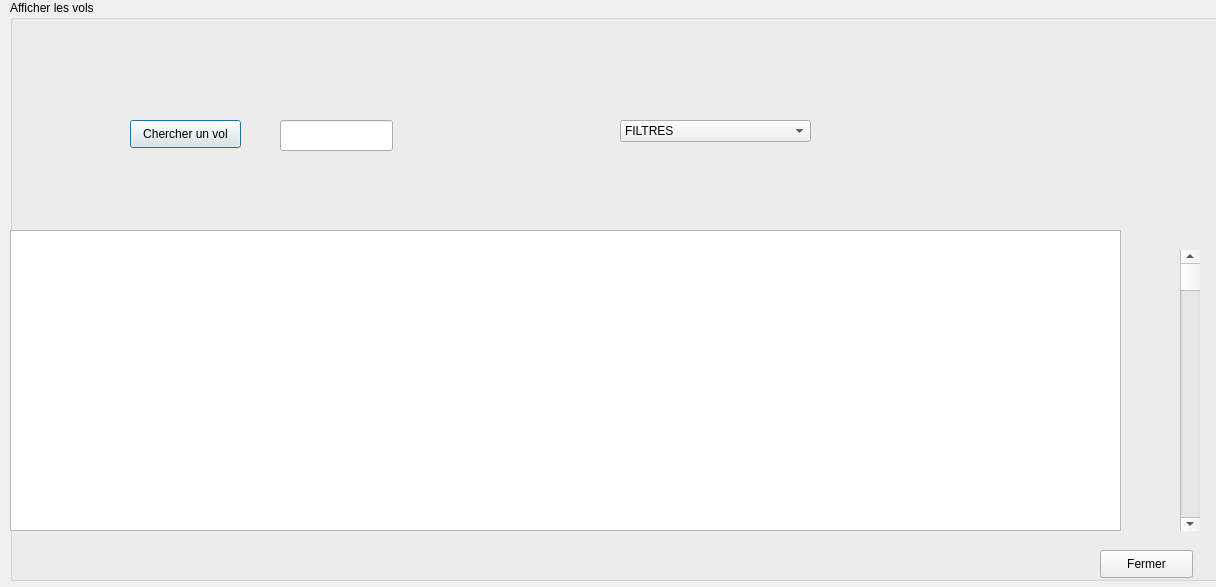
<?xml version="1.0" encoding="UTF-8"?>
<ui version="4.0">
 <class>afficher</class>
 <widget class="QDialog" name="afficher">
  <property name="geometry">
   <rect>
    <x>0</x>
    <y>0</y>
    <width>1216</width>
    <height>587</height>
   </rect>
  </property>
  <property name="windowTitle">
   <string>Dialog</string>
  </property>
  <widget class="QGroupBox" name="groupBox">
   <property name="geometry">
    <rect>
     <x>10</x>
     <y>0</y>
     <width>1211</width>
     <height>581</height>
    </rect>
   </property>
   <property name="title">
    <string>Afficher les vols</string>
   </property>
   <widget class="QLineEdit" name="valeur1">
    <property name="geometry">
     <rect>
      <x>270</x>
      <y>120</y>
      <width>113</width>
      <height>31</height>
     </rect>
    </property>
    <property name="inputMask">
     <string/>
    </property>
    <property name="maxLength">
     <number>32767</number>
    </property>
   </widget>
   <widget class="QPushButton" name="pushButton">
    <property name="geometry">
     <rect>
      <x>120</x>
      <y>120</y>
      <width>111</width>
      <height>28</height>
     </rect>
    </property>
    <property name="text">
     <string>Chercher un vol</string>
    </property>
   </widget>
   <widget class="QComboBox" name="comboBox">
    <property name="geometry">
     <rect>
      <x>610</x>
      <y>120</y>
      <width>191</width>
      <height>22</height>
     </rect>
    </property>
    <property name="layoutDirection">
     <enum>Qt::LeftToRight</enum>
    </property>
    <item>
     <property name="text">
      <string>FILTRES</string>
     </property>
    </item>
    <item>
     <property name="text">
      <string>DateDépart</string>
     </property>
    </item>
    <item>
     <property name="text">
      <string>DateArrivée</string>
     </property>
    </item>
    <item>
     <property name="text">
      <string>DestinationDépart</string>
     </property>
    </item>
    <item>
     <property name="text">
      <string>DestinationArrivée</string>
     </property>
    </item>
    <item>
     <property name="text">
      <string>Durée</string>
     </property>
    </item>
    <item>
     <property name="text">
      <string>Destination</string>
     </property>
    </item>
    <item>
     <property name="text">
      <string>Nombre passagers</string>
     </property>
    </item>
   </widget>
   <widget class="QScrollBar" name="verticalScrollBar">
    <property name="geometry">
     <rect>
      <x>1170</x>
      <y>250</y>
      <width>20</width>
      <height>281</height>
     </rect>
    </property>
    <property name="orientation">
     <enum>Qt::Vertical</enum>
    </property>
   </widget>
   <widget class="QPushButton" name="pushButton_2">
    <property name="geometry">
     <rect>
      <x>1090</x>
      <y>550</y>
      <width>93</width>
      <height>28</height>
     </rect>
    </property>
    <property name="text">
     <string>Fermer</string>
    </property>
   </widget>
   <widget class="QTableView" name="tableView">
    <property name="geometry">
     <rect>
      <x>0</x>
      <y>230</y>
      <width>1111</width>
      <height>301</height>
     </rect>
    </property>
   </widget>
  </widget>
  <widget class="QLabel" name="label">
   <property name="geometry">
    <rect>
     <x>880</x>
     <y>0</y>
     <width>391</width>
     <height>241</height>
    </rect>
   </property>
   <property name="text">
    <string/>
   </property>
   <property name="pixmap">
    <pixmap>../vols/ressources pour app qt/search--v5.png</pixmap>
   </property>
  </widget>
 </widget>
 <tabstops>
  <tabstop>pushButton</tabstop>
  <tabstop>valeur1</tabstop>
 </tabstops>
 <resources/>
 <connections>
  <connection>
   <sender>pushButton_2</sender>
   <signal>clicked(bool)</signal>
   <receiver>afficher</receiver>
   <slot>close()</slot>
   <hints>
    <hint type="sourcelabel">
     <x>1135</x>
     <y>541</y>
    </hint>
    <hint type="destinationlabel">
     <x>1079</x>
     <y>578</y>
    </hint>
   </hints>
  </connection>
 </connections>
</ui>
